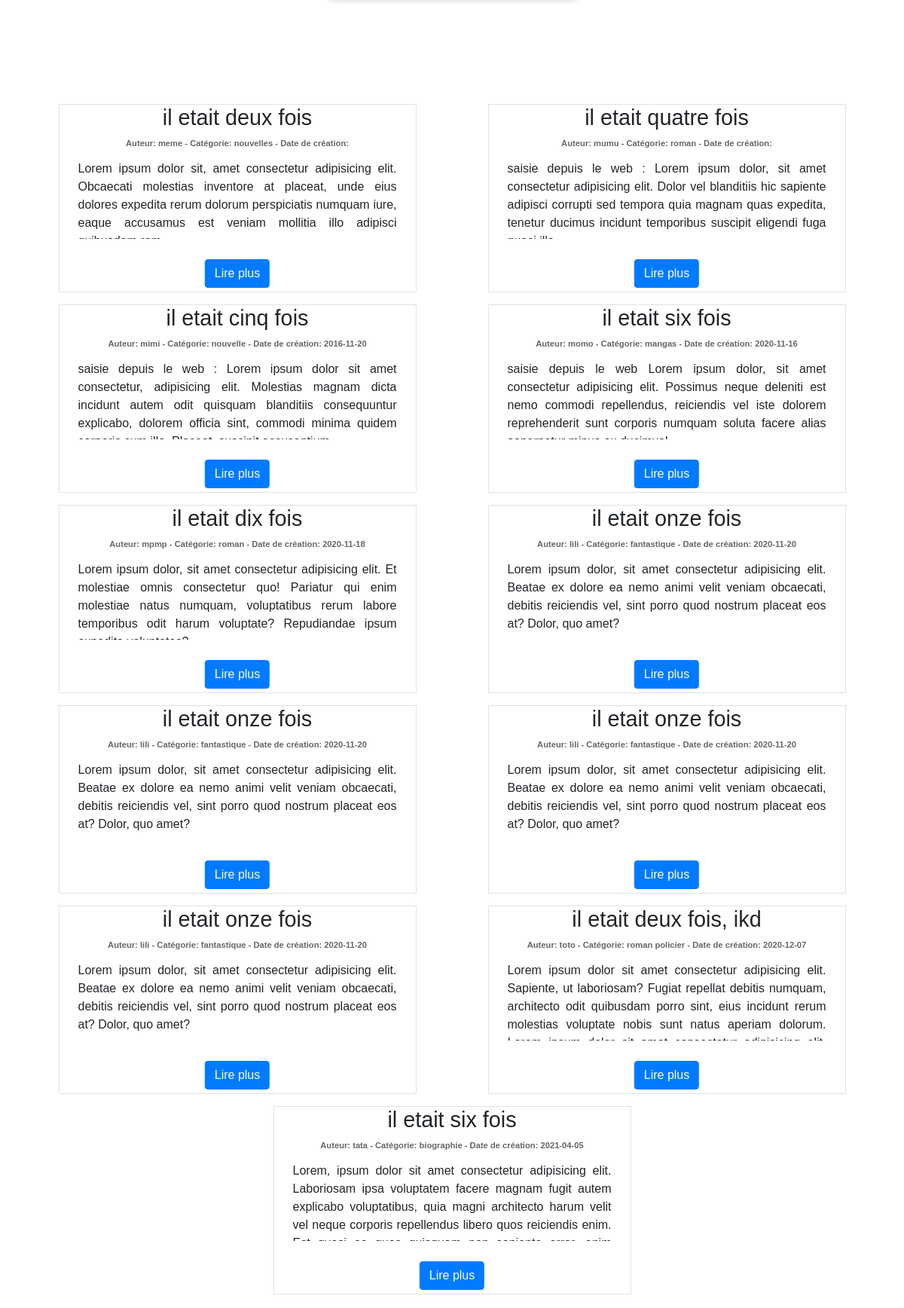
The page /web/index.php (signed in) on the database its author committed.
### tables this page shows
CREATE TABLE `article` (
  `id` int(11) NOT NULL,
  `title` varchar(70) NOT NULL,
  `author` varchar(200) NOT NULL,
  `category` varchar(70) NOT NULL,
  `content` text DEFAULT NULL,
  `createdBy` varchar(200) NOT NULL,
  `createdAt` date DEFAULT NULL,
  `modifiedAt` date DEFAULT NULL
);

### web/index.php (called while the page is built)
<?php
$path = $_SERVER["DOCUMENT_ROOT"];
require_once $path . '/Cornillon/tp_php_v1/src/BlogBundle/Resources/views/home.php';
?>

### src/BlogBundle/Resources/views/home.php (the view, shortened to what this page needs)
<!DOCTYPE html>
<html lang="fr">
<head>
  <link rel="stylesheet" href="/Cornillon/tp_php_v1/web/css/bootstrap.min.css">
  <link rel="stylesheet" href="/Cornillon/tp_php_v1/web/css/main.css">
</head>
<body>
  <div class="wrapper">
    <div class="articles">
      <?php
      require_once(__ROOT__ . '/mysqli_connect.php'); ?>
      <div class="container">
        <div class="row">
          <?php
          $query = "SELECT * FROM article";
          $response = @mysqli_query($dbc, $query);
          if ($response) {
            while ($row = mysqli_fetch_array($response)) {
          ?>
              <article class="col-12 col-sm-12 col-md-12 col-lg-5 col-xl-5 mx-auto my-2 border border-3">
                <h1 class="text-center"><?php echo $row['title']; ?></h1>
                <div class="meta-data my-1 text-center">
                  <span class="author">Auteur: <?php echo $row['author']; ?></span> -
                  <span class="category">Catégorie: <?php echo $row['category']; ?></span> -
                  <span class="creation-date">Date de création: <?php echo $row['createdAt']; ?></span>
                </div>
                <p class="m-0 content text-justify"><?php echo $row['content']; ?></p>
                <button onclick="enable(this)" class="btn btn-primary">Lire plus</button>
              </article>
          <?php    }
          }  ?>
        </div>
      </div>
    </div>
  </div>
</body>
</html>

### web/css/main.css (style rules this page uses)
body { min-width: 450px; min-height: 980px; margin: 0 auto; font-family: sans-serif; height: auto; }
.container { margin-top: 50px; display: block; }
.wrapper { margin-top: 70px; display: flex; justify-content: center; }

### web/css/article.css (style rules this page uses)
.articles { padding: 10px; }
.articles h1 { font-size: 1.8rem; text-align: center; }
.articles .meta-data { color: #666; font-size: 0.7rem; margin-top: -15px; text-align: center; font-weight: bold; }
.articles p { padding: 10px; }
article { height: 250px; position: relative; }
.content { height: 115px; overflow-y: scroll; }
article button { position: absolute; bottom: 5px; margin-top: 20px; left: 50%; transform: translateX(-50%); }

### rows shown on the page
article: title "il etait deux fois", author "meme", category "nouvelles", content "Lorem ipsum dolor sit, amet consectetur adipisicing elit. Obcaecati molestias inventore at placeat, unde eius dolores expedita rerum dolorum perspiciatis numquam iure, eaque accusamus est veniam mollitia illo adipisci…"
article: title "il etait quatre fois", author "mumu", category "roman", content "saisie depuis le web : Lorem ipsum dolor, sit amet consectetur adipisicing elit. Dolor vel blanditiis hic sapiente adipisci corrupti sed tempora quia magnam quas expedita, tenetur ducimus incidunt temporibus suscipit eligendi fuga…"
article: title "il etait cinq fois", author "mimi", category "nouvelle", createdAt "2016-11-20", content "saisie depuis le web : Lorem ipsum dolor sit amet consectetur, adipisicing elit. Molestias magnam dicta incidunt autem odit quisquam blanditiis consequuntur explicabo, dolorem officia sint, commodi minima quidem…"
article: title "il etait six fois", author "momo", category "mangas", createdAt "2020-11-16", content "saisie depuis le web Lorem ipsum dolor, sit amet consectetur adipisicing elit. Possimus neque deleniti est nemo commodi repellendus, reiciendis vel iste dolorem reprehenderit sunt corporis numquam soluta facere alias…"
article: title "il etait dix fois", author "mpmp", category "roman", createdAt "2020-11-18", content "Lorem ipsum dolor, sit amet consectetur adipisicing elit. Et molestiae omnis consectetur quo! Pariatur qui enim molestiae natus numquam, voluptatibus rerum labore temporibus odit harum voluptate? Repudiandae ipsum…"
article: title "il etait onze fois", author "lili", category "fantastique", createdAt "2020-11-20", content "Lorem ipsum dolor, sit amet consectetur adipisicing elit. Beatae ex dolore ea nemo animi velit veniam obcaecati, debitis reiciendis vel, sint porro quod nostrum placeat eos at? Dolor, quo amet?"
article: title "il etait onze fois", author "lili", category "fantastique", createdAt "2020-11-20", content "Lorem ipsum dolor, sit amet consectetur adipisicing elit. Beatae ex dolore ea nemo animi velit veniam obcaecati, debitis reiciendis vel, sint porro quod nostrum placeat eos at? Dolor, quo amet?"
article: title "il etait onze fois", author "lili", category "fantastique", createdAt "2020-11-20", content "Lorem ipsum dolor, sit amet consectetur adipisicing elit. Beatae ex dolore ea nemo animi velit veniam obcaecati, debitis reiciendis vel, sint porro quod nostrum placeat eos at? Dolor, quo amet?"
article: title "il etait onze fois", author "lili", category "fantastique", createdAt "2020-11-20", content "Lorem ipsum dolor, sit amet consectetur adipisicing elit. Beatae ex dolore ea nemo animi velit veniam obcaecati, debitis reiciendis vel, sint porro quod nostrum placeat eos at? Dolor, quo amet?"
article: title "il etait deux fois, ikd", author "toto", category "roman policier", createdAt "2020-12-07", content "Lorem ipsum dolor sit amet consectetur adipisicing elit. Sapiente, ut laboriosam? Fugiat repellat debitis numquam, architecto odit quibusdam porro sint, eius incidunt rerum molestias voluptate nobis sunt natus aperiam dolorum.…"
article: title "il etait six fois", author "tata", category "biographie", createdAt "2021-04-05", content "Lorem, ipsum dolor sit amet consectetur adipisicing elit. Laboriosam ipsa voluptatem facere magnam fugit autem explicabo voluptatibus, quia magni architecto harum velit vel neque corporis repellendus libero quos reiciendis enim.…"
